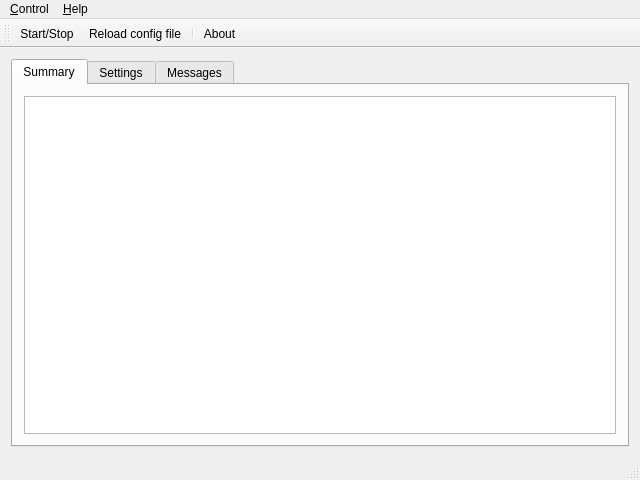
<?xml version="1.0" encoding="UTF-8"?>
<ui version="4.0">
 <class>ZPMainFrame</class>
 <widget class="QMainWindow" name="ZPMainFrame">
  <property name="geometry">
   <rect>
    <x>0</x>
    <y>0</y>
    <width>640</width>
    <height>480</height>
   </rect>
  </property>
  <property name="windowTitle">
   <string>ZPMainFrame</string>
  </property>
  <widget class="QWidget" name="centralWidget">
   <layout class="QHBoxLayout" name="horizontalLayout">
    <item>
     <widget class="QTabWidget" name="tabWidget">
      <property name="currentIndex">
       <number>0</number>
      </property>
      <widget class="QWidget" name="tab_network">
       <attribute name="icon">
        <iconset resource="resource.qrc">
         <normaloff>:/icons/Resources/Alienware (27).png</normaloff>:/icons/Resources/Alienware (27).png</iconset>
       </attribute>
       <attribute name="title">
        <string>Summary</string>
       </attribute>
       <layout class="QVBoxLayout" name="verticalLayout">
        <item>
         <widget class="QPlainTextEdit" name="plainTextEdit_status_net"/>
        </item>
       </layout>
      </widget>
      <widget class="QWidget" name="tab_settings">
       <attribute name="icon">
        <iconset resource="resource.qrc">
         <normaloff>:/icons/Resources/19-1.png</normaloff>:/icons/Resources/19-1.png</iconset>
       </attribute>
       <attribute name="title">
        <string>Settings</string>
       </attribute>
       <layout class="QVBoxLayout" name="verticalLayout_2">
        <item>
         <widget class="QTabWidget" name="tabWidget_Smartlink">
          <property name="tabPosition">
           <enum>QTabWidget::South</enum>
          </property>
          <property name="tabShape">
           <enum>QTabWidget::Triangular</enum>
          </property>
          <property name="currentIndex">
           <number>0</number>
          </property>
          <widget class="QWidget" name="tab_set_network">
           <attribute name="icon">
            <iconset resource="resource.qrc">
             <normaloff>:/icons/Resources/4003.png</normaloff>:/icons/Resources/4003.png</iconset>
           </attribute>
           <attribute name="title">
            <string>Listeners</string>
           </attribute>
           <layout class="QVBoxLayout" name="verticalLayout_3">
            <item>
             <widget class="QTableView" name="tableView_listen"/>
            </item>
            <item>
             <layout class="QHBoxLayout" name="horizontalLayout_4">
              <item>
               <widget class="QLabel" name="label_2">
                <property name="text">
                 <string>Name</string>
                </property>
               </widget>
              </item>
              <item>
               <widget class="QLineEdit" name="lineEdit_listenerName"/>
              </item>
              <item>
               <widget class="QLabel" name="label_3">
                <property name="text">
                 <string>Addr</string>
                </property>
               </widget>
              </item>
              <item>
               <widget class="QLineEdit" name="lineEdit_listenerAddr"/>
              </item>
              <item>
               <widget class="QLabel" name="label_4">
                <property name="text">
                 <string>Port</string>
                </property>
               </widget>
              </item>
              <item>
               <widget class="QLineEdit" name="lineEdit_listenerPort"/>
              </item>
              <item>
               <widget class="QCheckBox" name="checkBox_listener_ssl">
                <property name="text">
                 <string>SSL Connection</string>
                </property>
               </widget>
              </item>
             </layout>
            </item>
            <item>
             <layout class="QHBoxLayout" name="horizontalLayout_3">
              <item>
               <spacer name="horizontalSpacer">
                <property name="orientation">
                 <enum>Qt::Horizontal</enum>
                </property>
                <property name="sizeHint" stdset="0">
                 <size>
                  <width>40</width>
                  <height>20</height>
                 </size>
                </property>
               </spacer>
              </item>
              <item>
               <widget class="QPushButton" name="pushButton_addListener">
                <property name="text">
                 <string>Add</string>
                </property>
               </widget>
              </item>
              <item>
               <widget class="QPushButton" name="pushButton_delListener">
                <property name="text">
                 <string>Del</string>
                </property>
               </widget>
              </item>
              <item>
               <widget class="QPushButton" name="pushButton_listerner_apply">
                <property name="text">
                 <string>Save</string>
                </property>
                <property name="icon">
                 <iconset resource="resource.qrc">
                  <normaloff>:/icons/Resources/3floppy_mount-2.png</normaloff>:/icons/Resources/3floppy_mount-2.png</iconset>
                </property>
               </widget>
              </item>
             </layout>
            </item>
           </layout>
          </widget>
          <widget class="QWidget" name="tab_taskPools">
           <attribute name="icon">
            <iconset resource="resource.qrc">
             <normaloff>:/icons/Resources/27_Martin.png</normaloff>:/icons/Resources/27_Martin.png</iconset>
           </attribute>
           <attribute name="title">
            <string>Task Pools</string>
           </attribute>
           <layout class="QGridLayout" name="gridLayout">
            <item row="2" column="1">
             <widget class="QDial" name="dial_task_working_threads">
              <property name="minimum">
               <number>1</number>
              </property>
              <property name="maximum">
               <number>256</number>
              </property>
              <property name="pageStep">
               <number>16</number>
              </property>
              <property name="notchTarget">
               <double>8.000000000000000</double>
              </property>
              <property name="notchesVisible">
               <bool>true</bool>
              </property>
             </widget>
            </item>
            <item row="1" column="2">
             <widget class="QProgressBar" name="progressBar_ssl_threads">
              <property name="minimum">
               <number>1</number>
              </property>
              <property name="maximum">
               <number>64</number>
              </property>
              <property name="value">
               <number>1</number>
              </property>
              <property name="format">
               <string>%v</string>
              </property>
             </widget>
            </item>
            <item row="2" column="0">
             <widget class="QLabel" name="label_7">
              <property name="text">
               <string>Working Task Threads</string>
              </property>
             </widget>
            </item>
            <item row="0" column="2">
             <widget class="QProgressBar" name="progressBar_plain_threads">
              <property name="minimum">
               <number>1</number>
              </property>
              <property name="maximum">
               <number>64</number>
              </property>
              <property name="value">
               <number>1</number>
              </property>
              <property name="invertedAppearance">
               <bool>false</bool>
              </property>
              <property name="format">
               <string>%v</string>
              </property>
             </widget>
            </item>
            <item row="1" column="1">
             <widget class="QDial" name="dial_ssl_trans_threads">
              <property name="minimum">
               <number>1</number>
              </property>
              <property name="maximum">
               <number>64</number>
              </property>
              <property name="pageStep">
               <number>8</number>
              </property>
              <property name="wrapping">
               <bool>false</bool>
              </property>
              <property name="notchTarget">
               <double>4.000000000000000</double>
              </property>
              <property name="notchesVisible">
               <bool>true</bool>
              </property>
             </widget>
            </item>
            <item row="1" column="0">
             <widget class="QLabel" name="label_6">
              <property name="text">
               <string>SSL connection Trans Threads</string>
              </property>
             </widget>
            </item>
            <item row="0" column="0">
             <widget class="QLabel" name="label_5">
              <property name="text">
               <string>Plain connection Trans Threads</string>
              </property>
             </widget>
            </item>
            <item row="2" column="2">
             <widget class="QProgressBar" name="progressBar_working_threads">
              <property name="minimum">
               <number>1</number>
              </property>
              <property name="maximum">
               <number>256</number>
              </property>
              <property name="value">
               <number>1</number>
              </property>
              <property name="format">
               <string>%v</string>
              </property>
             </widget>
            </item>
            <item row="0" column="1">
             <widget class="QDial" name="dial_plain_trans_threads">
              <property name="minimum">
               <number>1</number>
              </property>
              <property name="maximum">
               <number>64</number>
              </property>
              <property name="pageStep">
               <number>8</number>
              </property>
              <property name="notchesVisible">
               <bool>true</bool>
              </property>
             </widget>
            </item>
            <item row="3" column="0">
             <widget class="QPushButton" name="pushButton_threadsApply">
              <property name="text">
               <string>Save</string>
              </property>
              <property name="icon">
               <iconset resource="resource.qrc">
                <normaloff>:/icons/Resources/3floppy_mount-1.png</normaloff>:/icons/Resources/3floppy_mount-1.png</iconset>
              </property>
             </widget>
            </item>
            <item row="4" column="0">
             <spacer name="verticalSpacer">
              <property name="orientation">
               <enum>Qt::Vertical</enum>
              </property>
              <property name="sizeHint" stdset="0">
               <size>
                <width>20</width>
                <height>40</height>
               </size>
              </property>
             </spacer>
            </item>
           </layout>
          </widget>
          <widget class="QWidget" name="tab_set_db">
           <attribute name="icon">
            <iconset resource="resource.qrc">
             <normaloff>:/icons/Resources/Color Classic.png</normaloff>:/icons/Resources/Color Classic.png</iconset>
           </attribute>
           <attribute name="title">
            <string>Database</string>
           </attribute>
           <layout class="QVBoxLayout" name="verticalLayout_4">
            <item>
             <widget class="QTableView" name="tableView_dbconn"/>
            </item>
            <item>
             <layout class="QHBoxLayout" name="horizontalLayout_5">
              <item>
               <widget class="QLabel" name="label_9">
                <property name="text">
                 <string>Name</string>
                </property>
               </widget>
              </item>
              <item>
               <widget class="QLineEdit" name="lineEdit_db_name"/>
              </item>
              <item>
               <widget class="QLabel" name="label_10">
                <property name="text">
                 <string>Type</string>
                </property>
               </widget>
              </item>
              <item>
               <widget class="QComboBox" name="comboBox_db_type"/>
              </item>
              <item>
               <spacer name="horizontalSpacer_2">
                <property name="orientation">
                 <enum>Qt::Horizontal</enum>
                </property>
                <property name="sizeHint" stdset="0">
                 <size>
                  <width>40</width>
                  <height>20</height>
                 </size>
                </property>
               </spacer>
              </item>
             </layout>
            </item>
            <item>
             <layout class="QHBoxLayout" name="horizontalLayout_6">
              <item>
               <widget class="QLabel" name="label_11">
                <property name="text">
                 <string>Host Address</string>
                </property>
               </widget>
              </item>
              <item>
               <widget class="QLineEdit" name="lineEdit_db_addr"/>
              </item>
              <item>
               <widget class="QLabel" name="label_12">
                <property name="text">
                 <string>Host Port</string>
                </property>
               </widget>
              </item>
              <item>
               <widget class="QLineEdit" name="lineEdit_db_port"/>
              </item>
              <item>
               <widget class="QLabel" name="label_13">
                <property name="text">
                 <string>Database Name</string>
                </property>
               </widget>
              </item>
              <item>
               <widget class="QLineEdit" name="lineEdit_db_schema"/>
              </item>
              <item>
               <spacer name="horizontalSpacer_3">
                <property name="orientation">
                 <enum>Qt::Horizontal</enum>
                </property>
                <property name="sizeHint" stdset="0">
                 <size>
                  <width>37</width>
                  <height>17</height>
                 </size>
                </property>
               </spacer>
              </item>
             </layout>
            </item>
            <item>
             <layout class="QHBoxLayout" name="horizontalLayout_7">
              <item>
               <widget class="QLabel" name="label_14">
                <property name="text">
                 <string>User</string>
                </property>
               </widget>
              </item>
              <item>
               <widget class="QLineEdit" name="lineEdit_db_user"/>
              </item>
              <item>
               <widget class="QLabel" name="label_15">
                <property name="text">
                 <string>Password</string>
                </property>
               </widget>
              </item>
              <item>
               <widget class="QLineEdit" name="lineEdit_db_pass">
                <property name="echoMode">
                 <enum>QLineEdit::PasswordEchoOnEdit</enum>
                </property>
               </widget>
              </item>
              <item>
               <spacer name="horizontalSpacer_4">
                <property name="orientation">
                 <enum>Qt::Horizontal</enum>
                </property>
                <property name="sizeHint" stdset="0">
                 <size>
                  <width>37</width>
                  <height>17</height>
                 </size>
                </property>
               </spacer>
              </item>
             </layout>
            </item>
            <item>
             <layout class="QHBoxLayout" name="horizontalLayout_8">
              <item>
               <spacer name="horizontalSpacer_5">
                <property name="orientation">
                 <enum>Qt::Horizontal</enum>
                </property>
                <property name="sizeHint" stdset="0">
                 <size>
                  <width>34</width>
                  <height>14</height>
                 </size>
                </property>
               </spacer>
              </item>
              <item>
               <widget class="QPushButton" name="pushButton_db_add">
                <property name="text">
                 <string>Add</string>
                </property>
               </widget>
              </item>
              <item>
               <widget class="QPushButton" name="pushButton_db_del">
                <property name="text">
                 <string>Remove</string>
                </property>
               </widget>
              </item>
              <item>
               <widget class="QPushButton" name="pushButton_db_apply">
                <property name="text">
                 <string>Save</string>
                </property>
                <property name="icon">
                 <iconset resource="resource.qrc">
                  <normaloff>:/icons/Resources/Color, Sage.png</normaloff>:/icons/Resources/Color, Sage.png</iconset>
                </property>
               </widget>
              </item>
             </layout>
            </item>
           </layout>
          </widget>
          <widget class="QWidget" name="tab_cluster">
           <attribute name="icon">
            <iconset resource="resource.qrc">
             <normaloff>:/icons/Resources/hanukkah_03.png</normaloff>:/icons/Resources/hanukkah_03.png</iconset>
           </attribute>
           <attribute name="title">
            <string>Cluster</string>
           </attribute>
           <layout class="QVBoxLayout" name="verticalLayout_6">
            <item>
             <layout class="QHBoxLayout" name="horizontalLayout_12">
              <item>
               <widget class="QLabel" name="label_20">
                <property name="text">
                 <string>Terminal Listen Address</string>
                </property>
               </widget>
              </item>
              <item>
               <widget class="QLineEdit" name="lineEdit_cluster_term_addr"/>
              </item>
              <item>
               <widget class="QLabel" name="label_19">
                <property name="text">
                 <string>Listen Port</string>
                </property>
               </widget>
              </item>
              <item>
               <widget class="QLineEdit" name="lineEdit_cluster_term_port"/>
              </item>
              <item>
               <spacer name="horizontalSpacer_6">
                <property name="orientation">
                 <enum>Qt::Horizontal</enum>
                </property>
                <property name="sizeHint" stdset="0">
                 <size>
                  <width>40</width>
                  <height>20</height>
                 </size>
                </property>
               </spacer>
              </item>
             </layout>
            </item>
            <item>
             <layout class="QHBoxLayout" name="horizontalLayout_16">
              <item>
               <widget class="QLabel" name="label_24">
                <property name="text">
                 <string>TransThreads</string>
                </property>
               </widget>
              </item>
              <item>
               <widget class="QSlider" name="horizontalSlider_cluster_transThreads">
                <property name="minimum">
                 <number>1</number>
                </property>
                <property name="maximum">
                 <number>16</number>
                </property>
                <property name="pageStep">
                 <number>1</number>
                </property>
                <property name="orientation">
                 <enum>Qt::Horizontal</enum>
                </property>
                <property name="tickPosition">
                 <enum>QSlider::TicksAbove</enum>
                </property>
               </widget>
              </item>
              <item>
               <widget class="QLabel" name="label_25">
                <property name="text">
                 <string>Working Threads</string>
                </property>
               </widget>
              </item>
              <item>
               <widget class="QSlider" name="horizontalSlider_cluster_workingThread">
                <property name="minimum">
                 <number>1</number>
                </property>
                <property name="maximum">
                 <number>16</number>
                </property>
                <property name="pageStep">
                 <number>1</number>
                </property>
                <property name="orientation">
                 <enum>Qt::Horizontal</enum>
                </property>
                <property name="tickPosition">
                 <enum>QSlider::TicksAbove</enum>
                </property>
               </widget>
              </item>
             </layout>
            </item>
            <item>
             <widget class="QGroupBox" name="groupBox">
              <property name="title">
               <string>Active Terminals</string>
              </property>
              <layout class="QHBoxLayout" name="horizontalLayout_14">
               <item>
                <widget class="QListView" name="listView_activeTerms">
                 <property name="movement">
                  <enum>QListView::Static</enum>
                 </property>
                 <property name="viewMode">
                  <enum>QListView::IconMode</enum>
                 </property>
                </widget>
               </item>
              </layout>
             </widget>
            </item>
            <item>
             <layout class="QHBoxLayout" name="horizontalLayout_13">
              <item>
               <widget class="QLabel" name="label_21">
                <property name="text">
                 <string>Publish Address</string>
                </property>
               </widget>
              </item>
              <item>
               <widget class="QLineEdit" name="lineEdit_cluster_pub_Addr"/>
              </item>
              <item>
               <widget class="QLabel" name="label_22">
                <property name="text">
                 <string>Publish Port</string>
                </property>
               </widget>
              </item>
              <item>
               <widget class="QLineEdit" name="lineEdit_cluster_pub_Port"/>
              </item>
              <item>
               <spacer name="horizontalSpacer_7">
                <property name="orientation">
                 <enum>Qt::Horizontal</enum>
                </property>
                <property name="sizeHint" stdset="0">
                 <size>
                  <width>40</width>
                  <height>20</height>
                 </size>
                </property>
               </spacer>
              </item>
             </layout>
            </item>
            <item>
             <layout class="QHBoxLayout" name="horizontalLayout_17">
              <item>
               <widget class="QLabel" name="label_23">
                <property name="text">
                 <string>Publish Name</string>
                </property>
               </widget>
              </item>
              <item>
               <widget class="QLineEdit" name="lineEdit_cluster_pub_name"/>
              </item>
              <item>
               <spacer name="horizontalSpacer_9">
                <property name="orientation">
                 <enum>Qt::Horizontal</enum>
                </property>
                <property name="sizeHint" stdset="0">
                 <size>
                  <width>40</width>
                  <height>20</height>
                 </size>
                </property>
               </spacer>
              </item>
              <item>
               <widget class="QPushButton" name="pushButton_cluster_apply">
                <property name="text">
                 <string>&amp;Save</string>
                </property>
               </widget>
              </item>
              <item>
               <widget class="QPushButton" name="pushButton_join">
                <property name="text">
                 <string>Participate</string>
                </property>
               </widget>
              </item>
             </layout>
            </item>
           </layout>
          </widget>
          <widget class="QWidget" name="tab">
           <attribute name="icon">
            <iconset resource="resource.qrc">
             <normaloff>:/icons/Resources/Alienware (27).png</normaloff>:/icons/Resources/Alienware (27).png</iconset>
           </attribute>
           <attribute name="title">
            <string>Smartlink</string>
           </attribute>
           <layout class="QVBoxLayout" name="verticalLayout_5">
            <item>
             <layout class="QHBoxLayout" name="horizontalLayout_9">
              <item>
               <widget class="QLabel" name="label">
                <property name="text">
                 <string>Heart-beating</string>
                </property>
               </widget>
              </item>
              <item>
               <widget class="QSlider" name="horizontalSlider_heartbeating">
                <property name="minimum">
                 <number>60</number>
                </property>
                <property name="maximum">
                 <number>300</number>
                </property>
                <property name="value">
                 <number>180</number>
                </property>
                <property name="orientation">
                 <enum>Qt::Horizontal</enum>
                </property>
                <property name="tickPosition">
                 <enum>QSlider::TicksBelow</enum>
                </property>
               </widget>
              </item>
              <item>
               <widget class="QLCDNumber" name="lcdNumber_heartbeating">
                <property name="frameShape">
                 <enum>QFrame::Panel</enum>
                </property>
                <property name="frameShadow">
                 <enum>QFrame::Plain</enum>
                </property>
                <property name="segmentStyle">
                 <enum>QLCDNumber::Flat</enum>
                </property>
               </widget>
              </item>
              <item>
               <widget class="QLabel" name="label_8">
                <property name="text">
                 <string>seconds</string>
                </property>
               </widget>
              </item>
             </layout>
            </item>
            <item>
             <layout class="QHBoxLayout" name="horizontalLayout_10">
              <item>
               <widget class="QLabel" name="label_16">
                <property name="text">
                 <string>User Account Database Name</string>
                </property>
               </widget>
              </item>
              <item>
               <widget class="QLineEdit" name="lineEdit_SL_DB_Account"/>
              </item>
              <item>
               <widget class="QLabel" name="label_17">
                <property name="text">
                 <string>Main event db name</string>
                </property>
               </widget>
              </item>
              <item>
               <widget class="QLineEdit" name="lineEdit_SL_DB_ME"/>
              </item>
             </layout>
            </item>
            <item>
             <layout class="QHBoxLayout" name="horizontalLayout_11">
              <item>
               <widget class="QLabel" name="label_18">
                <property name="text">
                 <string>Large data root folder</string>
                </property>
               </widget>
              </item>
              <item>
               <widget class="QLineEdit" name="lineEdit_SL_LargetFolder"/>
              </item>
              <item>
               <widget class="QToolButton" name="toolButton_SL_BR_LargeFolder">
                <property name="text">
                 <string>...</string>
                </property>
               </widget>
              </item>
             </layout>
            </item>
            <item>
             <spacer name="verticalSpacer_2">
              <property name="orientation">
               <enum>Qt::Vertical</enum>
              </property>
              <property name="sizeHint" stdset="0">
               <size>
                <width>20</width>
                <height>121</height>
               </size>
              </property>
             </spacer>
            </item>
            <item>
             <layout class="QHBoxLayout" name="horizontalLayout_15">
              <item>
               <spacer name="horizontalSpacer_8">
                <property name="orientation">
                 <enum>Qt::Horizontal</enum>
                </property>
                <property name="sizeHint" stdset="0">
                 <size>
                  <width>40</width>
                  <height>20</height>
                 </size>
                </property>
               </spacer>
              </item>
              <item>
               <widget class="QPushButton" name="pushButton_smartlink_save">
                <property name="text">
                 <string>&amp;Save</string>
                </property>
               </widget>
              </item>
             </layout>
            </item>
           </layout>
          </widget>
         </widget>
        </item>
       </layout>
      </widget>
      <widget class="QWidget" name="tab_task">
       <attribute name="icon">
        <iconset resource="resource.qrc">
         <normaloff>:/icons/Resources/Backup drive.png</normaloff>:/icons/Resources/Backup drive.png</iconset>
       </attribute>
       <attribute name="title">
        <string>Messages</string>
       </attribute>
       <layout class="QHBoxLayout" name="horizontalLayout_2">
        <item>
         <widget class="QListView" name="listView_msg"/>
        </item>
       </layout>
      </widget>
     </widget>
    </item>
   </layout>
  </widget>
  <widget class="QMenuBar" name="menuBar">
   <property name="geometry">
    <rect>
     <x>0</x>
     <y>0</y>
     <width>640</width>
     <height>23</height>
    </rect>
   </property>
   <widget class="QMenu" name="menu_Control">
    <property name="title">
     <string>&amp;Control</string>
    </property>
    <addaction name="action_Start_Stop"/>
    <addaction name="actionReload_config_file"/>
    <addaction name="separator"/>
    <addaction name="actionExit"/>
   </widget>
   <widget class="QMenu" name="menu_Help">
    <property name="title">
     <string>&amp;Help</string>
    </property>
    <addaction name="action_About"/>
   </widget>
   <addaction name="menu_Control"/>
   <addaction name="menu_Help"/>
  </widget>
  <widget class="QToolBar" name="mainToolBar">
   <attribute name="toolBarArea">
    <enum>TopToolBarArea</enum>
   </attribute>
   <attribute name="toolBarBreak">
    <bool>false</bool>
   </attribute>
   <addaction name="action_Start_Stop"/>
   <addaction name="actionReload_config_file"/>
   <addaction name="separator"/>
   <addaction name="action_About"/>
  </widget>
  <widget class="QStatusBar" name="statusBar"/>
  <action name="actionExit">
   <property name="text">
    <string>E&amp;xit</string>
   </property>
  </action>
  <action name="action_Start_Stop">
   <property name="checkable">
    <bool>true</bool>
   </property>
   <property name="icon">
    <iconset resource="resource.qrc">
     <normaloff>:/icons/Resources/cn11.png</normaloff>
     <normalon>:/icons/Resources/cn6.png</normalon>:/icons/Resources/cn11.png</iconset>
   </property>
   <property name="text">
    <string>&amp;Start/Stop</string>
   </property>
   <property name="toolTip">
    <string>Start or stop the server</string>
   </property>
  </action>
  <action name="action_About">
   <property name="icon">
    <iconset resource="resource.qrc">
     <normaloff>:/icons/Resources/4013.png</normaloff>:/icons/Resources/4013.png</iconset>
   </property>
   <property name="text">
    <string>&amp;About</string>
   </property>
  </action>
  <action name="actionReload_config_file">
   <property name="icon">
    <iconset resource="resource.qrc">
     <normaloff>:/icons/Resources/Color, Lime.png</normaloff>:/icons/Resources/Color, Lime.png</iconset>
   </property>
   <property name="text">
    <string>&amp;Reload config file</string>
   </property>
   <property name="toolTip">
    <string>Reload Config file</string>
   </property>
  </action>
 </widget>
 <layoutdefault spacing="6" margin="11"/>
 <resources>
  <include location="resource.qrc"/>
 </resources>
 <connections>
  <connection>
   <sender>dial_plain_trans_threads</sender>
   <signal>valueChanged(int)</signal>
   <receiver>progressBar_plain_threads</receiver>
   <slot>setValue(int)</slot>
   <hints>
    <hint type="sourcelabel">
     <x>266</x>
     <y>145</y>
    </hint>
    <hint type="destinationlabel">
     <x>421</x>
     <y>144</y>
    </hint>
   </hints>
  </connection>
  <connection>
   <sender>dial_ssl_trans_threads</sender>
   <signal>valueChanged(int)</signal>
   <receiver>progressBar_ssl_threads</receiver>
   <slot>setValue(int)</slot>
   <hints>
    <hint type="sourcelabel">
     <x>266</x>
     <y>219</y>
    </hint>
    <hint type="destinationlabel">
     <x>421</x>
     <y>219</y>
    </hint>
   </hints>
  </connection>
  <connection>
   <sender>dial_task_working_threads</sender>
   <signal>valueChanged(int)</signal>
   <receiver>progressBar_working_threads</receiver>
   <slot>setValue(int)</slot>
   <hints>
    <hint type="sourcelabel">
     <x>266</x>
     <y>294</y>
    </hint>
    <hint type="destinationlabel">
     <x>421</x>
     <y>293</y>
    </hint>
   </hints>
  </connection>
  <connection>
   <sender>actionExit</sender>
   <signal>triggered()</signal>
   <receiver>ZPMainFrame</receiver>
   <slot>close()</slot>
   <hints>
    <hint type="sourcelabel">
     <x>-1</x>
     <y>-1</y>
    </hint>
    <hint type="destinationlabel">
     <x>277</x>
     <y>206</y>
    </hint>
   </hints>
  </connection>
  <connection>
   <sender>horizontalSlider_heartbeating</sender>
   <signal>valueChanged(int)</signal>
   <receiver>lcdNumber_heartbeating</receiver>
   <slot>display(int)</slot>
   <hints>
    <hint type="sourcelabel">
     <x>260</x>
     <y>128</y>
    </hint>
    <hint type="destinationlabel">
     <x>436</x>
     <y>129</y>
    </hint>
   </hints>
  </connection>
 </connections>
</ui>
